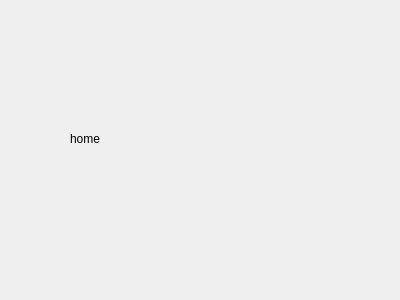
<?xml version="1.0" encoding="UTF-8"?>
<ui version="4.0">
 <class>homeWidget</class>
 <widget class="QWidget" name="homeWidget">
  <property name="geometry">
   <rect>
    <x>0</x>
    <y>0</y>
    <width>400</width>
    <height>300</height>
   </rect>
  </property>
  <property name="windowTitle">
   <string>Form</string>
  </property>
  <widget class="QLabel" name="label">
   <property name="geometry">
    <rect>
     <x>70</x>
     <y>130</y>
     <width>67</width>
     <height>17</height>
    </rect>
   </property>
   <property name="text">
    <string>home</string>
   </property>
  </widget>
 </widget>
 <resources/>
 <connections/>
</ui>
